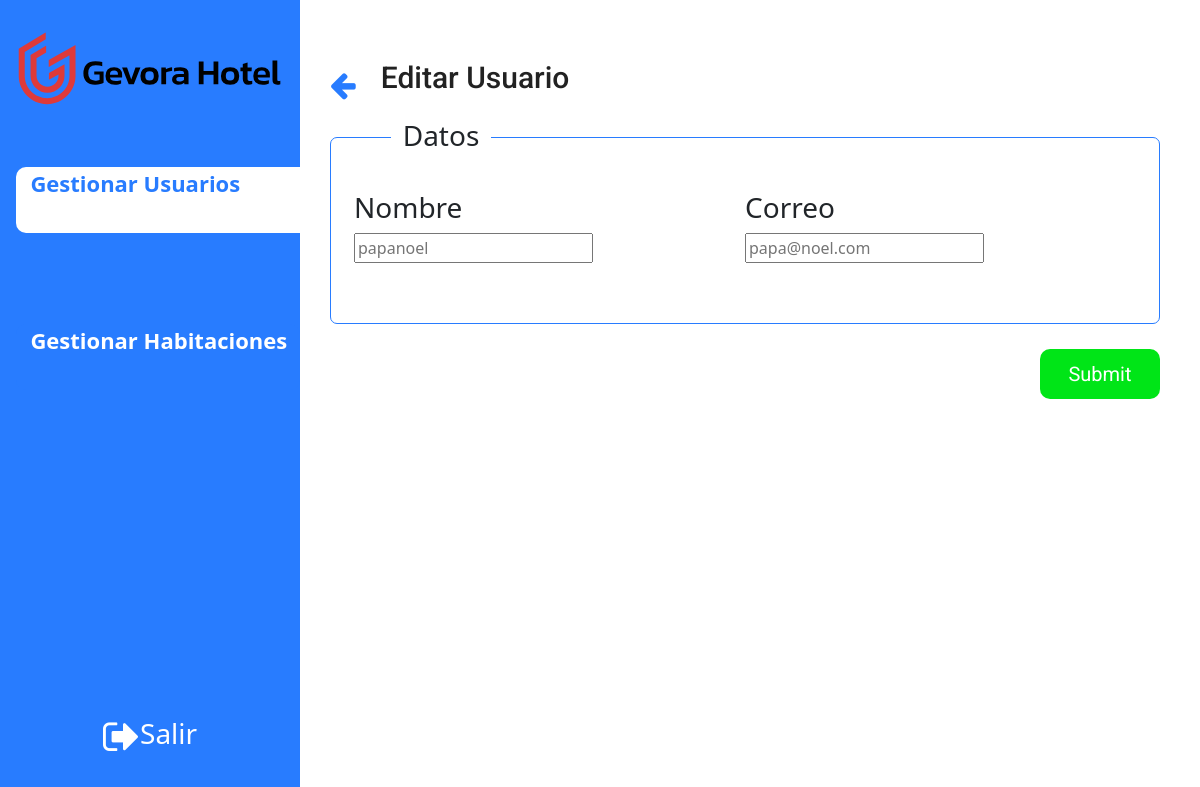
The page /editUser/20 on the database as committed earlier.
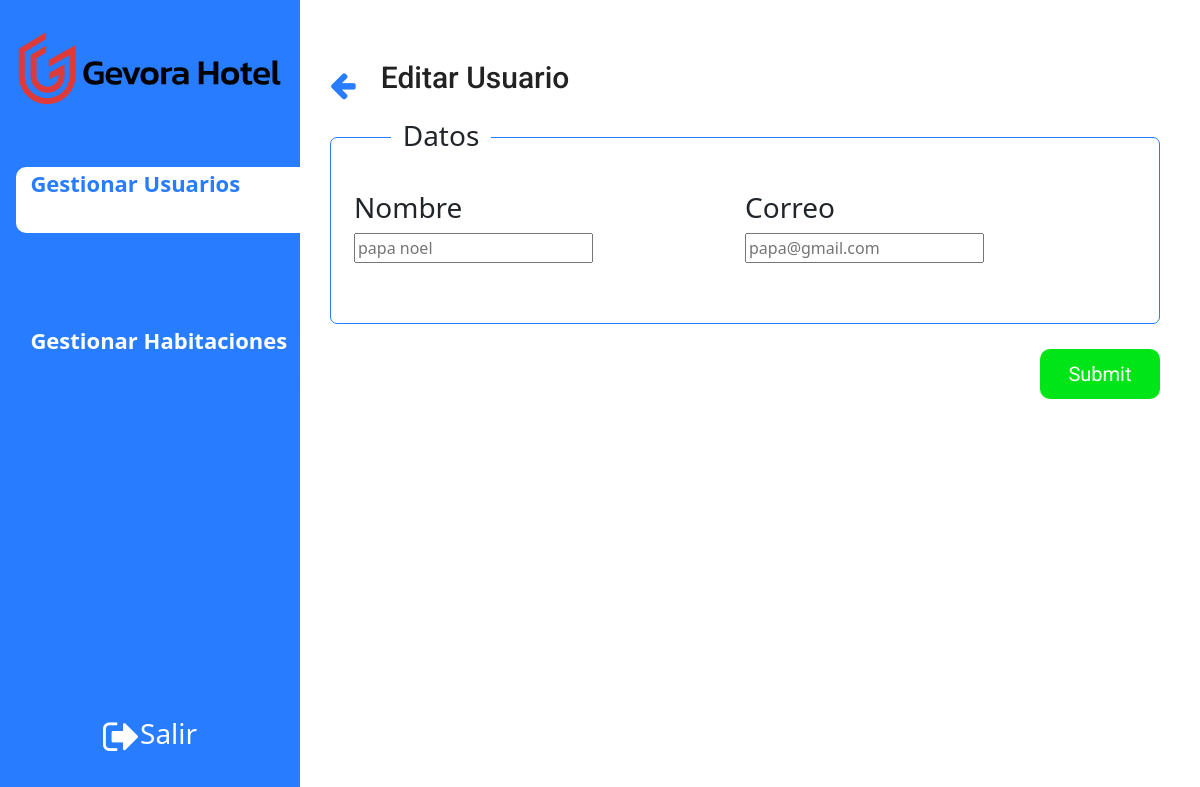
The same page on the database as committed later.
### tables this page shows
CREATE TABLE Usuarios (
  _id integer  primary key autoincrement not null,
  nombre varchar(100),
  correo varchar(100),
  contrasena varchar(100),
  rol varchar(20)
);

### SuperAdminRoutes.py (the view)
@SuperAdminUsers.route('/editUser/<userid>', methods=['GET', 'POST'])
def editarUsuario(userid):
    if request.method == 'GET':
         userData=functions.get_specific_user(userid)
         return render_template('editarUsuario.html', user=userid,userData=userData[0])
    else:
        nombre=request.form.get('nombre')
        correo=request.form.get('correo')
        functions.sql_edit_user(userid,nombre,correo)
        return redirect('/SuperAdminUsers')

### SuperAdminRoutes.py (called while the page is built)
@SuperAdminUsers.before_request
def before_request():
    if 'usuario' not in session and request.endpoint in ['superUsuarios']:
        return redirect('/')

### functions.py (called while the page is built)
def sql_connection():
    try:
        BASE_DIR = os.path.dirname(os.path.abspath(__file__))
        db_path = os.path.join(BASE_DIR, "Database/HotelGevora.db")
        print(db_path)
        con = sqlite3.connect(db_path)
        return con
    except Error:
        print(Error)

def get_specific_user(id):
    strsql = "SELECT * FROM Usuarios WHERE _id="+str(id)+";"
    con = sql_connection()
    cursorObj = con.cursor()
    cursorObj.execute(strsql)
    user = cursorObj.fetchall()
    return user

### templates/editarUsuario.html (shortened to what this page needs)
<!DOCTYPE html>
<html lang="en">
  <head>
    <link
      href="https://cdn.jsdelivr.net/npm/bootstrap@5.2.0/dist/css/bootstrap.min.css"
      rel="stylesheet"
    />
    <link rel="stylesheet" href="https://cdnjs.cloudflare.com/ajax/libs/font-awesome/4.7.0/css/font-awesome.min.css">
    <link rel="stylesheet" href={{ url_for('static', filename='css/editarUsuario.css') }}/>
  </head>
  <body>
    <div class="d-flex flex-column flex-shrink-0 p-3 bg-light" id="navbar">
      <img class="logo-img" src={{ url_for('static', filename='assets/Gevora_Hotel_Logo.svg') }} />
      <ul class="nav nav-pills flex-column mb-auto funciones">
        <li>
          <button class="gestion activado ">Gestionar Usuarios</button>
        </li>
        <li>
          <button class="gestion desactivado">Gestionar Habitaciones</button>
        </li>
      </ul>
      <div class="outCont">
        <i class="fa fa-sign-out" aria-hidden="true" id="Salir"></i>
        <h3>Salir</h3>
      </div>
    </div>
    <div class="content">
        <div class="titulo d-flex">
            <i class="fa fa-arrow-left" aria-hidden="true" id="arrow"></i>
            <h2>Editar Usuario</h2>
        </div>
        <form action="/editUser/{{user}}" method="POST">
        <div class="modificar">
            <h3 class="datos">Datos</h3>
            <div class="d-flex" id="dataCont">
                <div class="campo-nombre">
                    <h3>Nombre</h3>
                    <input type="text" name="nombre" placeholder="{{userData[1]}}" required >
                </div>
                <div class="campo-correo">
                    <h3>Correo</h3>
                    <input type="email" name="correo" placeholder="{{userData[2]}}" required>
                </div>
            </div>
        </div>
        <input type="submit" class="guardar">
        </form>
    </div>
  </body>
</html>

Rows that differ between the two databases and show on the page:
changed Usuarios: nombre "papanoel" → "papa noel"; correo "papa@noel.com" → "papa@gmail.com"
